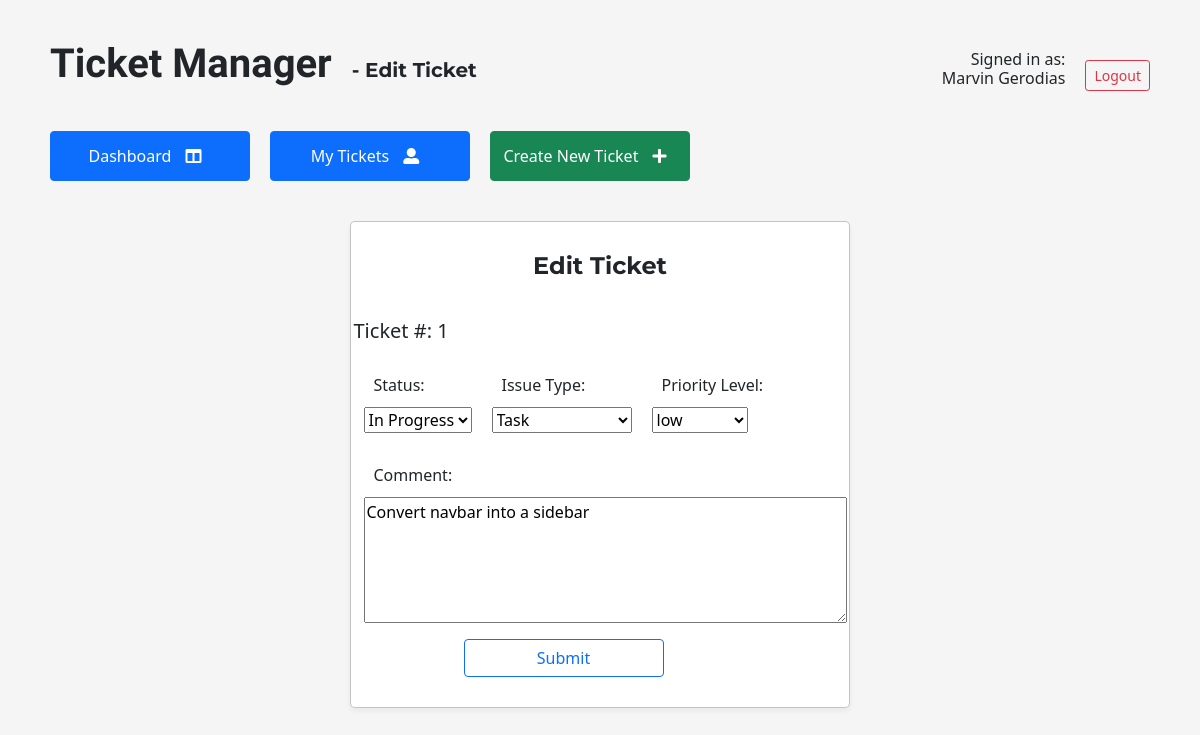
Page /editticket/1 (signed in) on the earlier database version.
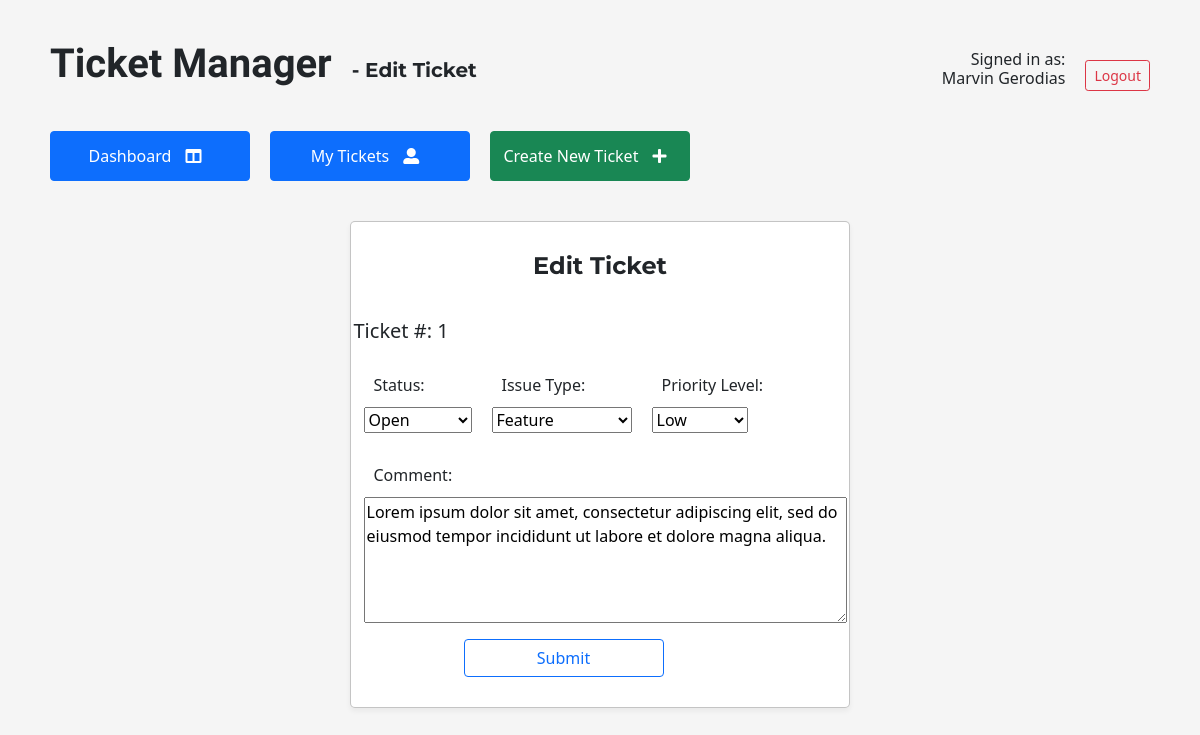
Same page on the later database version.
### main/models.py (models this page shows)
class Ticket(models.Model):
    status = models.CharField(max_length=255)
    issue_type = models.CharField(max_length=255)
    comment = models.CharField(max_length=255)
    priority_level = models.CharField(max_length=255)
    assigned_to = models.ForeignKey(User, related_name="tickets", on_delete=models.CASCADE)
    created_at = models.DateTimeField(auto_now_add=True)
    updated_at = models.DateTimeField(auto_now=True)
    objects = TicketManager()

### main/views.py (the view)
# urls.py: path('editticket/<int:id>', views.editticket),
def editticket(request, id):
    user = User.objects.get(id = request.session['user_id'])
    ticket = Ticket.objects.get(id = id)
    context = {
        "ticket" : ticket,
        "myuser" : user
    }
    return render(request, 'editticket.html', context)

### main/templates/editticket.html (shortened to what this page needs)
<!DOCTYPE html>
<html>
    <head>
        {% load static %}
        <link rel="stylesheet" href="{% static 'css/style.css' %}">
        <link href="https://cdn.jsdelivr.net/npm/bootstrap@5.0.0/dist/css/bootstrap.min.css" rel="stylesheet">
        <link rel="stylesheet" href="https://use.fontawesome.com/releases/v5.7.0/css/all.css">
    </head>
    <body style="background-color: rgb(245, 245, 245);">
        <div style = "margin: 10px 0 10px 10px; display: flex;">
            <div class = "header" style="width: 100vw;">
                <div class = "title" style="display: flex; justify-content: space-between;">
                    <h1 style="font-weight: bold;">Ticket Manager <span style="font-family: Montserrat, sans-serif; font-size: 20px; margin-top: -10px;">- Edit Ticket</span></h1>
                    <div style="text-align: right; display: flex;">
                        <h6>Signed in as:<br/>{{myuser.fname}} {{myuser.lname}}</h6>
                        <a href="/logout"><button type="button" class="btn btn-outline-danger btn-sm">Logout</button></a>
                    </div>
                </div>
                <div class = "nav">
                    <a href="/dashboard"><button type="button" class="btn btn-primary" style="width: 200px">Dashboard <i class="fas fa-columns"></i></button></a>
                    <a href="/mytickets"><button type="button" class="btn btn-primary" style="width: 200px">My Tickets <i class="fas fa-user-alt"></i></button></a>
                    <a href="/newticket"><button type="button" class="btn btn-success" style="width: 200px">Create New Ticket <i class="fas fa-plus"></i></button></a>
                </div>
            </div>
        </div>
        <div class="card-group" style="display: flex; margin: auto; justify-content: space-evenly;">
            <div class="card" style="
            min-width: 500px;
            max-width: 500px;
            border: 1px solid rgba(146, 146, 146, 0.541);
            padding: 10px;
            border-radius: 5px;
            box-shadow: 0px 3px 5px 0.5px rgba(0, 0, 0, 0.048);
            align-items: center;
            ">
                <div class = "newTicketHeader">
                    <div><h4 style="font-weight: bold;">Edit Ticket</h4></div>
                </div>
                <form action="/editticketprocess/{{ticket.id}}" method="POST">
                <h5>Ticket #: {{ticket.id}}</h5>
                <div style="display:flex;">
                    <div>
                        <label for="status">Status: </label><br/>
                        <select id="status" name="status">
                            <option selected="true" >{{ticket.status}}</option>
                        </select><br/>
                    </div>
                    <div>
                        <label for="issue_type">Issue Type: </label><br/>
                        <select id="issue_type" name="issue_type">
                            <option selected="true" >{{ticket.issue_type}}</option>
                        </select><br/>
                    </div>
                    <div>
                        <label for="priority_level">Priority Level: </label><br/>
                        <select id="priority_level" name="priority_level">
                            <option selected="true" >{{ticket.priority_level}}</option>
                        </select><br/>
                    </div>
                </div>
                <div style="margin-left: 20px;">
                    <label for="comment">Comment: </label><br/>
                    <textarea id="comment" name="comment" rows="5" cols="50">{{ticket.comment}}</textarea><br/>
                </div>
                <div style="margin-left: 120px;">
                    <button type="submit" class="btn btn-outline-primary btn-md" style="width: 200px">Submit</button>
                </div>
                </form>
            </div>
        </div>
    </body>
</html>

Differences in the rows shown:
changed Ticket id 1: status "In Progress" → "Open"; issue_type "Task" → "Feature"; priority_level "low" → "Low"; comment "Convert navbar into a sidebar" → "Lorem ipsum dolor sit amet, consectetur adipiscing elit, sed do eiusmod tempor incididunt ut labore et dolore magna aliqua."
